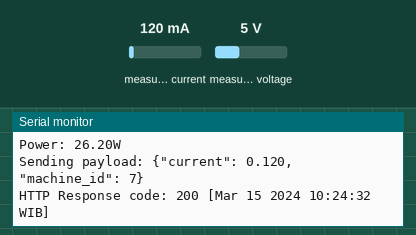
Simulated run of this sketch. Board: ESP32. Parts: the last lines printed to the serial monitor. The test bench sets the inputs (shaded band); at power-on: measured current 120 mA, measured voltage 5 V. WiFi joins after 1.5 s; servers stay silent unless stated; uploads are accepted with an empty reply; the local clock reads 2024-03-15 10:24:30 at power-on unless the sketch sets it.

Above: at 2.8 s.
2.9 s: measured current set to 40 mA
At 3.37 s:
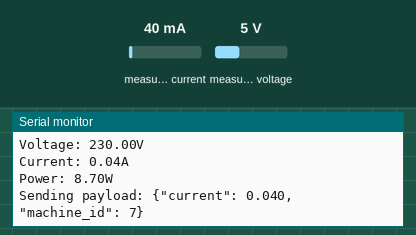
4.4 s: measured voltage set to 0.3 V
At 5.4 s:
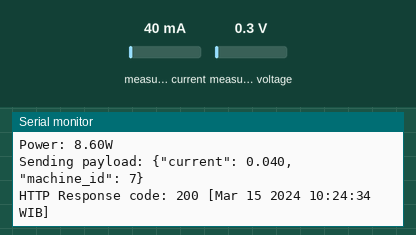
5.9 s: measured current set to 500 mA
At 7.0 s:
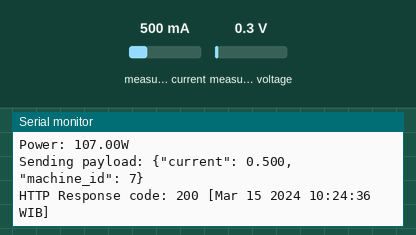
Timing chart, 0 to 8.9 s (numbered marks = the images above; inputs shaded):
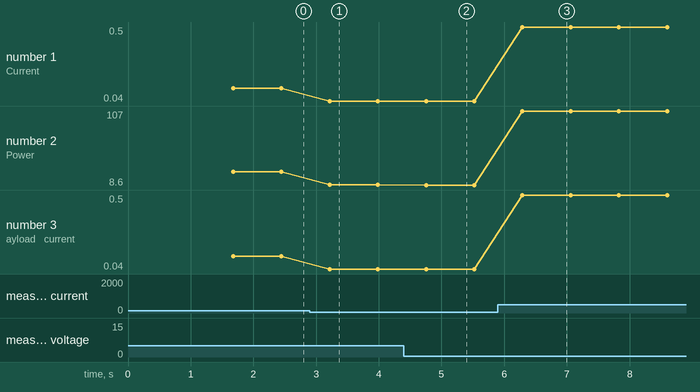

Measured:
- after the input at 2.9 s, the serial monitor: prints a new line after 0.32 s (image 1)
- after the input at 4.4 s, the serial monitor: prints a new line after 0.35 s (image 2)
- after the input at 5.9 s, the serial monitor: prints a new line after 0.39 s (image 3)
- plotted number 1: 0.12 → 0.04 after the input at 2.9 s, 0.04 → 0.5 after the input at 5.9 s
- plotted number 2: 26.2 → 8.7 after the input at 2.9 s, 8.7 → 8.6 after the input at 4.4 s, 8.6 → 107 after the input at 5.9 s
- plotted number 3: 0.12 → 0.04 after the input at 2.9 s, 0.04 → 0.5 after the input at 5.9 s

The sketch:

esp32_pzem.ino
```cpp
#include <WiFi.h>
#include <HTTPClient.h>
#include <PZEM004Tv30.h>
#include <time.h>

const char* ntpServer = "pool.ntp.org";
const long  gmtOffset_sec = 7 * 3600; // WIB (UTC+7)
const int   daylightOffset_sec = 0;

// --- USER CONFIGURATION ---
const char* ssid = "YOUR_WIFI_SSID";          // Replace with your WiFi Name
const char* password = "YOUR_WIFI_PASSWORD";  // Replace with your WiFi Password
const char* serverUrl = "http://192.168.1.200:5003/api/machine-status"; // Updated Endpoint
const int machineId = 7; // Machine 200A1

// --- PIN DEFINITIONS & SERIAL ---
// ESP32 Serial2 defaults: RX=16, TX=17
#define PZEM_RX_PIN 16
#define PZEM_TX_PIN 17
#define PZEM_SERIAL Serial2

PZEM004Tv30 pzem(PZEM_SERIAL, PZEM_RX_PIN, PZEM_TX_PIN);

// --- VARIABLES ---
unsigned long lastSendTime = 0;
const unsigned long sendInterval = 500; // Send every 500ms (2x per second)

void setup() {
  Serial.begin(115200);
  delay(100);
  Serial.println("\n=======================================================");
  Serial.println(String("Firmware compiled on: ") + __DATE__ + " " + __TIME__ + " WIB");
  Serial.println("=======================================================");

  // WiFi Connection
  Serial.println();
  Serial.print("Connecting to WiFi");
  WiFi.begin(ssid, password);
  while (WiFi.status() != WL_CONNECTED) {
    delay(500);
    Serial.print(".");
  }
  Serial.println("\nWiFi Connected");
  Serial.print("IP Address: ");
  Serial.println(WiFi.localIP());

  // Init NTP Time
  configTime(gmtOffset_sec, daylightOffset_sec, ntpServer);
  Serial.println("NTP Time Configured for WIB (UTC+7)");
}

void loop() {
  if (millis() - lastSendTime > sendInterval) {
    float voltage = pzem.voltage();
    float current = pzem.current();
    float power = pzem.power();
    float energy = pzem.energy();
    float frequency = pzem.frequency();
    float pf = pzem.pf();

    if (isnan(voltage)) {
        Serial.println("Error reading voltage");
    } else if (isnan(current)) {
        Serial.println("Error reading current");
    } else {
        Serial.print("Voltage: "); Serial.print(voltage); Serial.println("V");
        Serial.print("Current: "); Serial.print(current); Serial.println("A");
        Serial.print("Power: "); Serial.print(power); Serial.println("W");

        sendDataToServer(current);
    }

    lastSendTime = millis();
  }
}

void sendDataToServer(float current) {
  if(WiFi.status() == WL_CONNECTED){
    HTTPClient http;
    http.begin(serverUrl);
    http.addHeader("Content-Type", "application/json");
    http.addHeader("x-api-key", "super_secret_key_ssi_2024"); // Added for security

    // JSON Payload
    // Format: {"current": 1.23}
    String jsonPayload = "{\"current\": " + String(current, 3) + ", \"machine_id\": " + String(machineId) + "}";

    Serial.print("Sending payload: ");
    Serial.println(jsonPayload);

    int httpResponseCode = http.POST(jsonPayload);

    if(httpResponseCode > 0){
      String response = http.getString();
      Serial.print("HTTP Response code: ");
      Serial.print(httpResponseCode);
      struct tm timeinfo;
      if (getLocalTime(&timeinfo, 100)) {
        char timeStringBuff[50];
        strftime(timeStringBuff, sizeof(timeStringBuff), "%b %d %Y %H:%M:%S WIB", &timeinfo);
        Serial.print(" [");
        Serial.print(timeStringBuff);
        Serial.println("]");
      } else {
        Serial.println();
      }
    } else {
      Serial.print("Error on sending POST: ");
      Serial.println(httpResponseCode);
    }
    http.end();
  } else {
    Serial.println("Error: WiFi Disconnected");
  }
}
```
